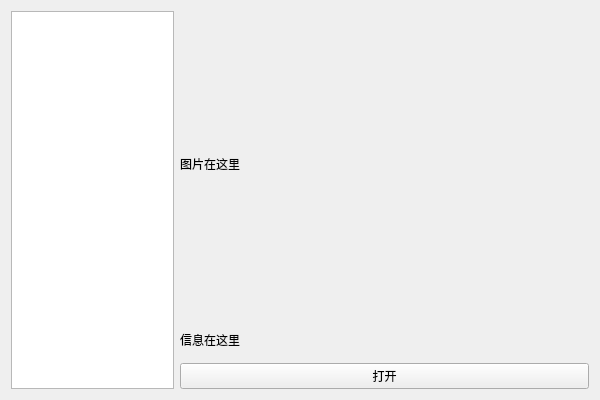
<?xml version="1.0" encoding="UTF-8"?>
<ui version="4.0">
 <class>historyFile</class>
 <widget class="QWidget" name="historyFile">
  <property name="geometry">
   <rect>
    <x>0</x>
    <y>0</y>
    <width>600</width>
    <height>400</height>
   </rect>
  </property>
  <property name="windowTitle">
   <string>HistoryFiles</string>
  </property>
  <layout class="QHBoxLayout" name="horizontalLayout" stretch="2,5">
   <item>
    <widget class="QListWidget" name="listHistoryFile"/>
   </item>
   <item>
    <layout class="QVBoxLayout" name="verticalLayout" stretch="9,1,0">
     <item>
      <widget class="QLabel" name="labelHistoryPreview">
       <property name="text">
        <string>图片在这里</string>
       </property>
      </widget>
     </item>
     <item>
      <widget class="QLabel" name="labelPreviewInfo">
       <property name="text">
        <string>信息在这里</string>
       </property>
      </widget>
     </item>
     <item>
      <widget class="QPushButton" name="btnVerifyHistoryFile">
       <property name="text">
        <string>打开</string>
       </property>
      </widget>
     </item>
    </layout>
   </item>
  </layout>
 </widget>
 <resources/>
 <connections/>
</ui>
